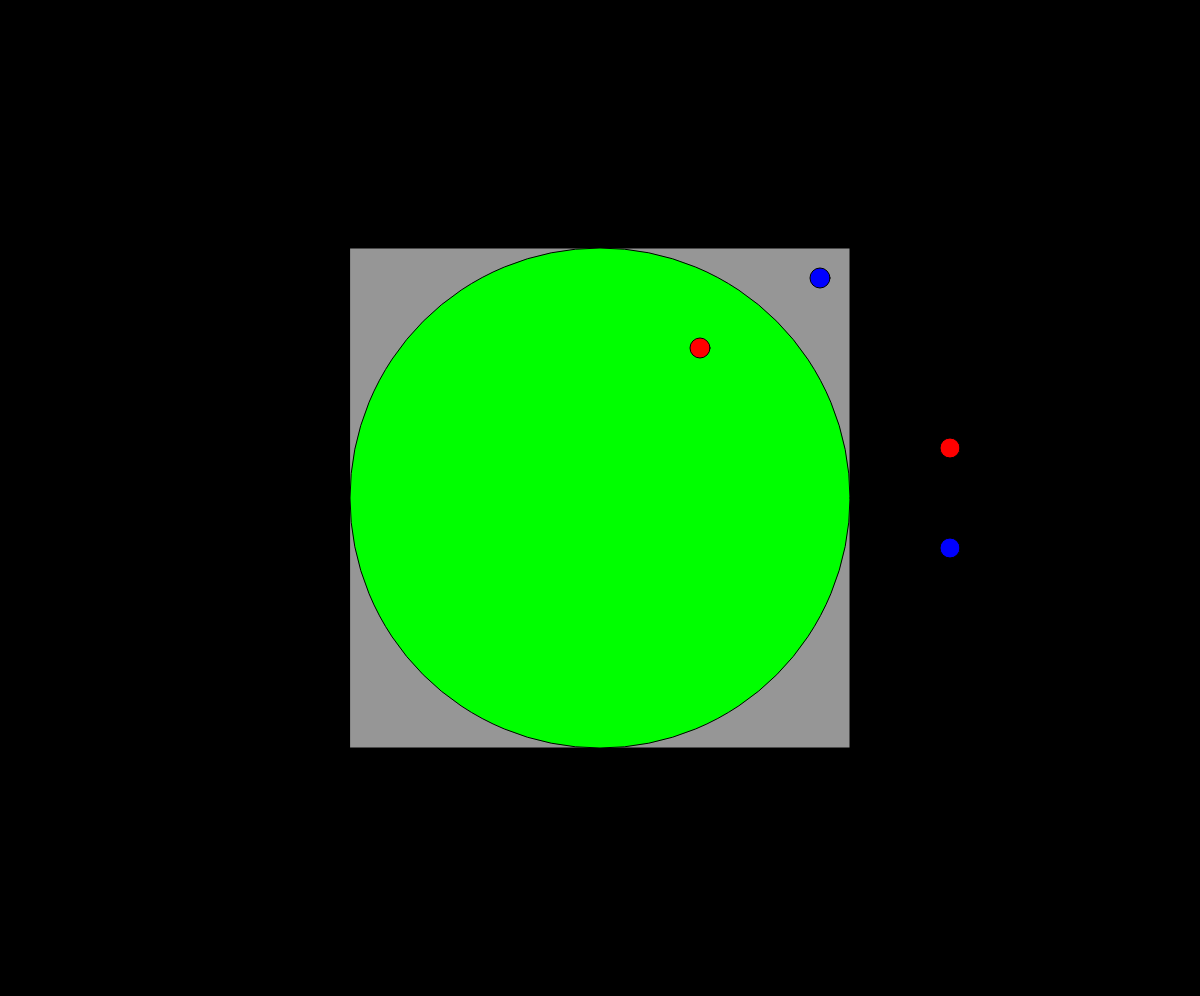
Frame 1 (no input)
Frame 60 (no input): identical to frame 1, image omitted
Frame 120 (the mouse pressed at the canvas centre since frame 60): identical to frame 1, image omitted

The p5.js sketch that drew this single still picture (run headless with seeded random() and noise() and a simulated clock; from frame 60 on, the mouse is pressed at the canvas centre):

// p5.js sketch
// ── sketch.js
let width, height, size, points, dotSize;
function setup() {
    width = innerWidth;
    height = innerHeight - 4;
    size = 500;
    dotSize = 1;
    points = [];
    totalDots = 0;
    dotsInCirle = 0;
    createCanvas(width, height);
}

function draw() {
    for (let i = 0; i < 10; i++) {
        background(0);
        drawBoard();
        fill(255, 0, 0)
        ellipse(width / 2 + 100, height / 2 - 150, 20, 20);
        ellipse(width / 2 + 350, height / 2 - 50, 20, 20);
        fill(0, 0, 255);
        ellipse(width / 2 + size / 2 - 30, height / 2 - 220, 20, 20);
        ellipse(width / 2 + 350, height / 2 + 50, 20, 20);
        // drawDots();
        // showStats();
    }
}

function showStats() {
    //noLoop();
    fill(255);
    stroke(0);
    textSize(32);
    text(`Inside Circle: ${dotsInCirle}`, width / 2 - 100, height - 100);
    text(`Total: ${totalDots}`, width / 2 - 50, height - 50);

    let approxPI = dotsInCirle / totalDots * 4;
    approxPI = approxPI.toFixed(7);
    text(`Value of PI: ${approxPI}`, width / 2 - 150, 80);
}

function drawBoard() {
    fill(150);
    rectMode(CENTER);
    rect(width / 2, height / 2, size, size);

    fill(0, 255, 0);
    ellipseMode(CENTER);
    ellipse(width / 2, height / 2, size, size);
}

function drawDots() {
    let x = random(width / 2 - size / 2 + dotSize / 2, width / 2 + size / 2 - dotSize / 2);
    let y = random(height / 2 - size / 2 + dotSize / 2, height / 2 + size / 2 - dotSize / 2);
    points.push(createVector(x, y));
    totalDots++;
    stroke(255, 0, 0)
    fill(255, 0, 0);
    for (let i = 0; i < points.length; i++) {
        ellipse(points[i].x, points[i].y, dotSize, dotSize);
    }
    checkDotPosition(x, y);
}

function checkDotPosition(x, y) {
    centerX = width / 2;
    centerY = height / 2;
    distance = dist(x, y, centerX, centerY);
    if (distance <= size / 2) {
        dotsInCirle++;
    }
}
